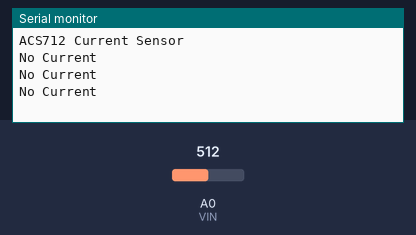
The sketch below on a simulated Arduino Uno, built with avr-gcc and run on an emulated ATmega328P. Parts: the last lines printed to the serial monitor. Inputs (shaded band) come from the test bench; at power-on: A0 (VIN) = 512.

Above: at 1.3 s.
1.4 s: A0 (VIN) set to 525
At 1.9 s:
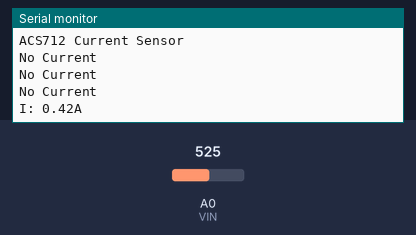
3.5 s: A0 (VIN) set to 716
At 3.9 s:
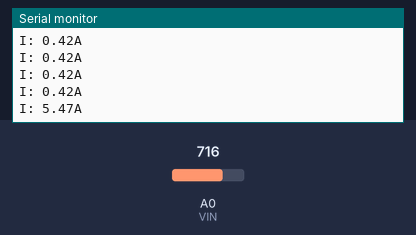

The sketch:

current_old.ino
```cpp
#define VIN A0 // define the Arduino pin A0 as voltage input (V in)
const float VCC   = 5.0;// supply voltage is from 4.5 to 5.5V. Normally 5V.
const int model = 0;   // enter the model number (see below)

float cutOffLimit = 0.2;// set the current which below that value, doesn't matter. Or set 0.5


float sensitivity[] ={
          0.185,// for ACS712ELCTR-05B-T 0.185 default
          0.100,// for ACS712ELCTR-20A-T
          0.066// for ACS712ELCTR-30A-T

         };


const float QOV =   0.5 * VCC;// set quiescent Output voltage of 0.5V
float voltage;// internal variable for voltage

void setup() {

    Serial.begin(9600);
    Serial.println("ACS712 Current Sensor");
}

void loop() {

  float voltage_raw =   (5.0 / 1023.0)* analogRead(VIN);// Read the voltage from sensor
  voltage =  voltage_raw - QOV + 0.012 ;// 0.000 is a value to make voltage zero when there is no current
  float current = voltage / sensitivity[model];

  if(abs(current) > cutOffLimit ){

    Serial.print("I: ");
    Serial.print(current,2); // print the current with 2 decimal places
    Serial.println("A");
  }else{
    Serial.println("No Current");
  }
  delay(500);
}
```

Measured:
- the behaviour switches between 516 and 517 on A0 (VIN) (found by bisection; images 0 and 1)
- after the input at 1.4 s, the serial monitor: prints a new line after 0.10 s (image 1)
- after the input at 3.5 s, the serial monitor: prints a new line at once (image 2)
